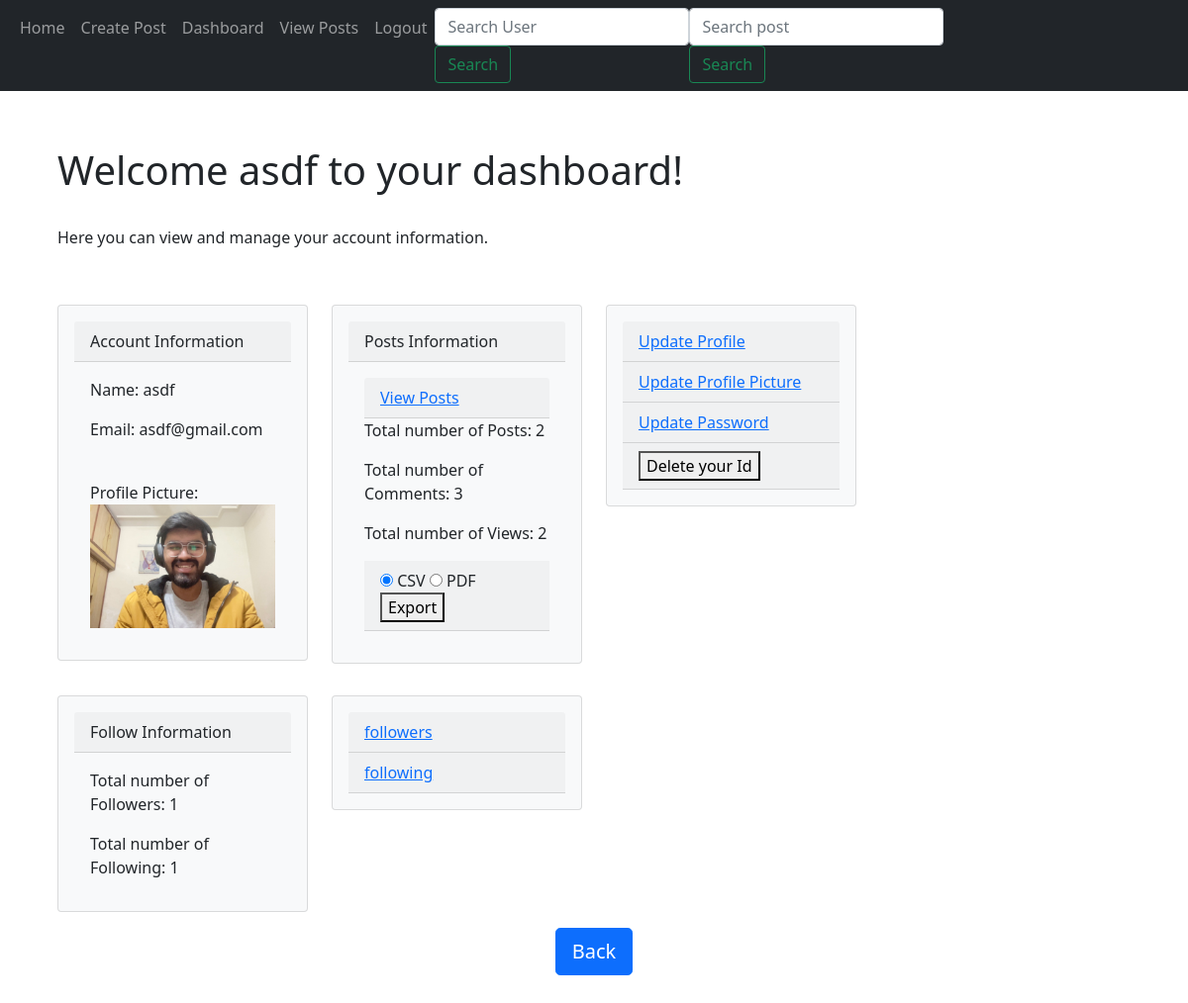
The page /dashboard (signed in) on the database its author committed.
### website/__init__.py (models this page shows)
class User(db.Model, UserMixin):
    id = db.Column(db.Integer, primary_key=True)
    email = db.Column(db.String(150), unique=True)
    url = db.Column(db.String)
    username = db.Column(db.String(150), unique=True)
    password = db.Column(db.String(150))
    date_created = db.Column(db.DateTime(timezone=True), default=func.now())
    posts = db.relationship('Post', backref='user', passive_deletes=True)
    comments = db.relationship('Comment', backref='user', passive_deletes=True)
    follows = db.relationship('Follow', foreign_keys=[Follow.user_id], backref='user')
    followed = db.relationship('Follow', foreign_keys=[Follow.followed_user_id], backref='followed_user')

### website/__init__.py (the view)
@views.route("/dashboard")
@login_required
def dashboard():
    user = User.query.filter_by(id=current_user.id).first()
    username=user.username
    email=user.email
    posts = user.posts
    url=user.url
    comments=user.comments
    nposts=len(posts)
    ncomments=len(comments)
    follows = Follow.query.filter_by(user_id=current_user.id).all()
    nfollowed=0
    for follow in follows:
        nfollowed+=1
    followers = Follow.query.filter_by(followed_user_id=current_user.id).all()
    nfollows=0
    for follow in followers:
        nfollows+=1
    views=0
    for post in posts:
        view=post.views.count()
        views+=view
    return render_template("dashboard.html", user=current_user,url=url,views=views, username=username,email=email,nposts=nposts,ncomments=ncomments,nfollows=nfollows,nfollowed=nfollowed)

### website/__init__.py (called while the page is built)
def create_app():
    app = Flask(__name__)
    app.config['SECRET_KEY'] = "asdfghjkuytrds!@#$z5677654"
    app.config['SQLALCHEMY_DATABASE_URI'] = f'sqlite:///{DB_NAME}'
    app.config['UPLOAD_FOLDER'] = 'static'
    api= Api(app)
    api.add_resource(UserResources,'/api/user', '/api/user/<string:username>')
    api.add_resource(PostResource,'/api/post', '/api/post/<int:post_id>')
    api.add_resource(FeedResource, '/api/posts/<string:username>')
    global paath
    paath = path.join(app.root_path, 'static')
    db.init_app(app)
    app.register_blueprint(views, url_prefix="/")
    app.register_blueprint(auth, url_prefix="/")
    create_database(app)
    login_manager = LoginManager()
    login_manager.login_view = "auth.login"
    login_manager.init_app(app)
    @login_manager.user_loader
    def load_user(id):
        return User.query.get(int(id))
    return app

### website/templates/dashboard.html
{% extends "base.html" %} {% block title %}{{username}}'s Dashboard{% endblock %} {% block content
  %}
    <div class="container p-3 my-3" >
      <div class="row">
        <div class="col-md-9 col-sm-12">
            <br>
          <h1>Welcome {{username}} to your dashboard!</h1>
          <br>
          <p>Here you can view and manage your account information.</p>
          <br>
          <div class="row">
            <div class="col-md-4 col-sm-6">
              <div class="card bg-light p-3 my-3">
                <div class="card-header">Account Information</div>
                <div class="card-body">
                  <p class="card-text">Name: {{username}}</p>
                  <p class="card-text">Email: {{email}}</p>
                  <br />
                  <label for="image">Profile Picture:</label><br>
                  {% if not url %}
                  <p class="card-text">Please Update your Profile Picture</p>
                  {% else %}
                  <img src="{{ url }}" class="img-fluid">
                  {% endif %}
                  <br />
                </div>
              </div>
            </div>
            <div class="col-md-4 col-sm-6">
              <div class="card bg-light p-3 my-3">
                <div class="card-header">Posts Information</div>
                <div class="card-body">
                  <div class="card-header"><a href="/posts/{{username}}">View Posts</a></div>
                  <p class="card-text">Total number of Posts: {{nposts}}</p>
                  <p class="card-text">Total number of Comments: {{ncomments}}
                    <p class="card-text">Total number of Views: {{views}}</p>
                  <div class="card-header">
                  <form action="/export" method="post">
                    <input type="radio" name="format" value="csv" checked> CSV
                    <input type="radio" name="format" value="pdf"> PDF
                    <button type="submit">Export</button>
                  </form>
                  </div>
                </div>
              </div>
            </div>
            <div class="col-md-4 col-sm-6">
              <div class="card bg-light p-3 my-3">
                <div class="card-header"><a href="/update-user">Update Profile</a></div>
                <div class="card-header"><a href="/update-picture">Update Profile Picture</a></div>
                <div class="card-header"><a href="/update-password">Update Password</a></div>
                <div class="card-header"><a href="/delete-user"><button type="submit" onclick="return confirm('Are you sure you want to delete your Identity?')">Delete your Id</button></a></div>
              </div>
            </div>
            <div class="col-md-4 col-sm-6">
              <div class="card bg-light p-3 my-3">
                <div class="card-header">Follow Information</div>
                <div class="card-body">
                  <p class="card-text">Total number of Followers: {{nfollows}}</p>
                  <p class="card-text">Total number of Following: {{nfollowed}}</p>
                </div>
              </div>
            </div>
            <div class="col-md-4 col-sm-6">
              <div class="card bg-light p-3 my-3">
                <div class="card-header"><a href="/followers/{{username}}">followers</a></div>
                <div class="card-header"><a href="/following/{{username}}">following</a></div>
              </div>
            </div>
          </div>
        </div>
      </div>
      <div align="center">
        <a href="/home"
          ><button type="button" class="btn btn-primary btn-lg">Back</button></a
        >
      </div>
    </div>
  {% endblock %}

### rows shown on the page
User: username "asdf", email "asdf@gmail.com", url (picture)

### other values the page prints
{{ nposts }} "2"
{{ ncomments }} "3"
{{ views }} "2"
{{ nfollows }} "1"
{{ nfollowed }} "1"
